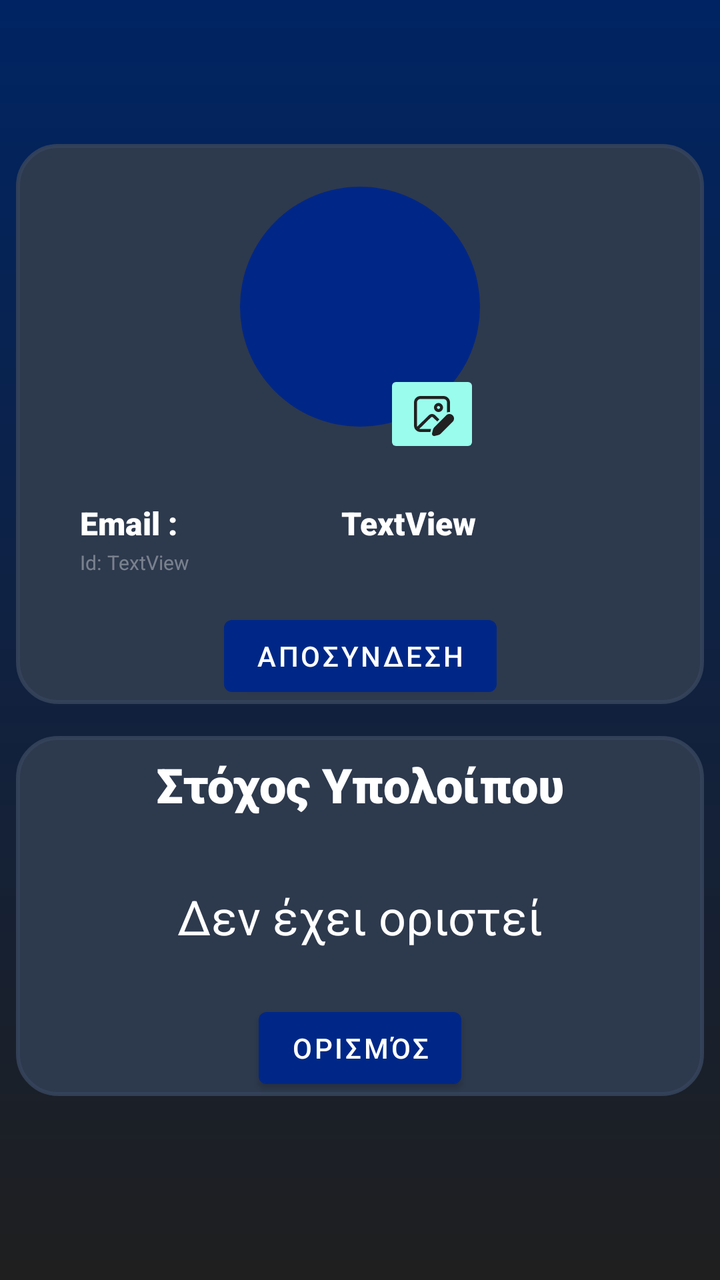
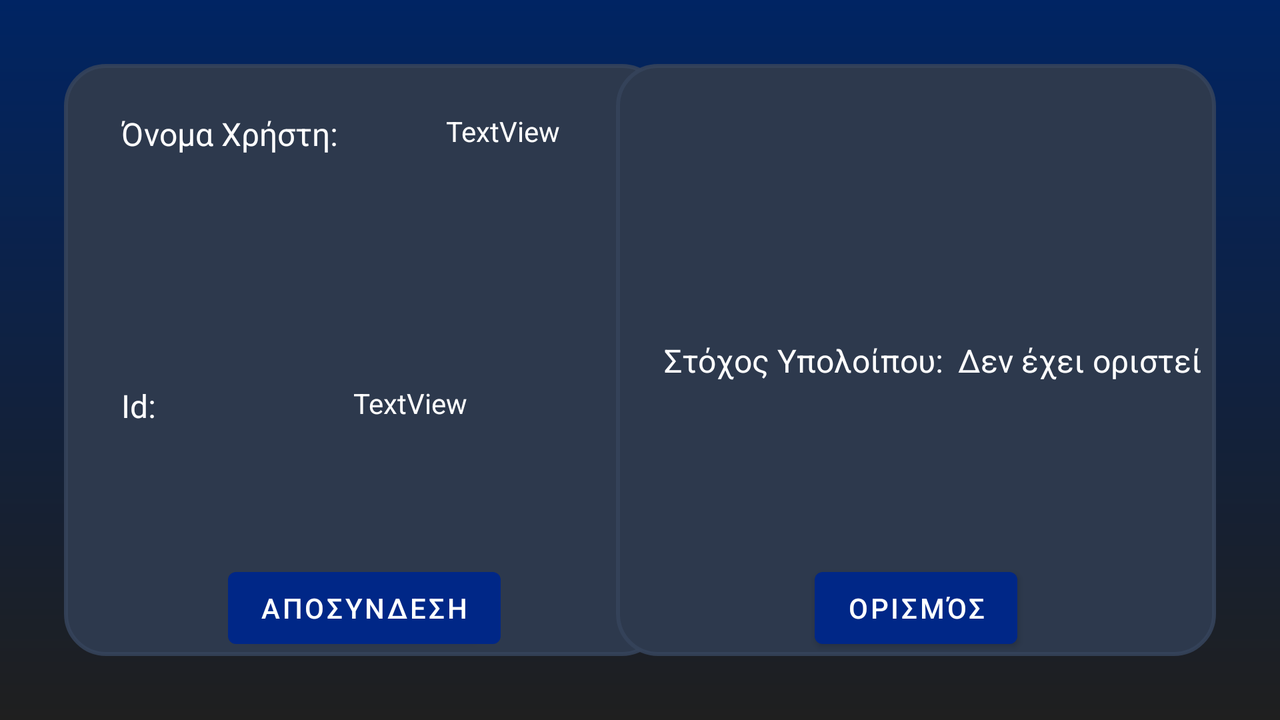

The same Android screen from two of the app's own layout files: first res/layout/ as a phone draws it, then the repository's variant for another configuration, drawn on a device whose configuration selects that folder. Both files follow.
<!-- AndroidManifest.xml: application theme Theme.Ergasia -->
<!-- res/layout/fragment_user.xml -->
<?xml version="1.0" encoding="utf-8"?>
<androidx.constraintlayout.widget.ConstraintLayout xmlns:android="http://schemas.android.com/apk/res/android"
    xmlns:app="http://schemas.android.com/apk/res-auto"
    xmlns:tools="http://schemas.android.com/tools"
    android:layout_width="match_parent"
    android:layout_height="match_parent"
    android:background="@drawable/background"
    tools:context=".ui.user.UserFragment">

    <androidx.constraintlayout.widget.ConstraintLayout
        android:id="@+id/constraintLayout7"
        android:layout_width="0dp"
        android:layout_height="280dp"
        android:layout_marginStart="8dp"
        android:layout_marginEnd="8dp"
        android:background="@drawable/corners"
        app:layout_constraintBottom_toBottomOf="parent"
        app:layout_constraintEnd_toEndOf="parent"
        app:layout_constraintStart_toStartOf="parent"
        app:layout_constraintTop_toTopOf="parent"
        app:layout_constraintVertical_bias="0.19999999">

        <TextView
            android:id="@+id/textView7"
            android:layout_width="wrap_content"
            android:layout_height="wrap_content"
            android:layout_marginStart="32dp"
            android:layout_marginBottom="2dp"
            android:fontFamily="sans-serif-black"
            android:text="Email :"
            android:textColor="#FFFFFF"
            android:textSize="16sp"
            app:layout_constraintBottom_toTopOf="@+id/textView8"
            app:layout_constraintStart_toStartOf="parent" />

        <TextView
            android:id="@+id/textView8"
            android:layout_width="wrap_content"
            android:layout_height="wrap_content"
            android:layout_marginBottom="16dp"
            android:text="Id:"

            android:textColor="#5DFFFFFF"
            android:textSize="10sp"
            app:layout_constraintBottom_toTopOf="@+id/connectbutton"
            app:layout_constraintStart_toStartOf="@+id/textView7" />

        <TextView
            android:id="@+id/textid"
            android:layout_width="wrap_content"
            android:layout_height="wrap_content"
            android:layout_marginStart="3dp"
            android:text="TextView"
            android:textColor="#5DFFFFFF"
            android:textSize="10sp"
            app:layout_constraintBottom_toBottomOf="@+id/textView8"
            app:layout_constraintStart_toEndOf="@+id/textView8"
            app:layout_constraintTop_toTopOf="@+id/textView8" />

        <TextView
            android:id="@+id/emailUser"
            android:layout_width="wrap_content"
            android:layout_height="wrap_content"
            android:layout_marginEnd="32dp"
            android:fontFamily="sans-serif-black"
            android:text="TextView"

            android:textColor="#FFFFFF"
            android:textSize="16sp"
            app:layout_constraintBottom_toBottomOf="@+id/textView7"
            app:layout_constraintEnd_toEndOf="parent"
            app:layout_constraintStart_toEndOf="@+id/textView7"
            app:layout_constraintTop_toTopOf="@+id/textView7" />

        <Button
            android:id="@+id/connectbutton"
            android:layout_width="wrap_content"
            android:layout_height="wrap_content"
            android:text="αποσυνδεση"
            android:textColor="#FFFFFF"
            app:layout_constraintBottom_toBottomOf="parent"
            app:layout_constraintEnd_toEndOf="parent"
            app:layout_constraintStart_toStartOf="parent" />

        <ImageView
            android:id="@+id/profileImage"
            android:layout_width="120dp"
            android:layout_height="120dp"
            android:layout_marginBottom="16dp"
            android:background="@drawable/circle"
            app:layout_constraintBottom_toTopOf="@+id/textView7"
            app:layout_constraintEnd_toEndOf="parent"
            app:layout_constraintStart_toStartOf="parent"
            app:layout_constraintTop_toTopOf="parent"
            tools:src="@drawable/person" />

        <ImageButton
            android:id="@+id/editPhotoButton"
            android:layout_width="wrap_content"
            android:layout_height="wrap_content"
            android:layout_marginBottom="-16dp"
            android:backgroundTint="@color/teal"
            android:src="@drawable/imageedit"
            app:layout_constraintBottom_toBottomOf="@+id/profileImage"
            app:layout_constraintEnd_toEndOf="@+id/profileImage" />
    </androidx.constraintlayout.widget.ConstraintLayout>

    <androidx.constraintlayout.widget.ConstraintLayout
        android:id="@+id/constraintLayout9"
        android:layout_width="0dp"
        android:layout_height="180dp"
        android:layout_marginStart="8dp"
        android:layout_marginEnd="8dp"
        android:background="@drawable/corners"
        app:layout_constraintBottom_toBottomOf="parent"
        app:layout_constraintEnd_toEndOf="parent"
        app:layout_constraintStart_toStartOf="parent"
        app:layout_constraintTop_toTopOf="parent"
        app:layout_constraintVertical_bias="0.8">

        <Button
            android:id="@+id/buttonGoal"
            android:layout_width="wrap_content"
            android:layout_height="wrap_content"
            android:text="Ορισμός"
            android:textColor="#FFFFFF"
            app:layout_constraintBottom_toBottomOf="parent"
            app:layout_constraintEnd_toEndOf="parent"
            app:layout_constraintStart_toStartOf="parent" />

        <TextView
            android:id="@+id/textView24"
            android:layout_width="wrap_content"
            android:layout_height="wrap_content"
            android:layout_marginTop="8dp"
            android:fontFamily="sans-serif-black"
            android:text="Στόχος Υπολοίπου"
            android:textColor="#FFFFFF"
            android:textSize="24sp"
            app:layout_constraintEnd_toEndOf="parent"
            app:layout_constraintStart_toStartOf="parent"
            app:layout_constraintTop_toTopOf="parent" />

        <TextView
            android:id="@+id/goalText"
            android:layout_width="wrap_content"
            android:layout_height="wrap_content"
            android:text="Δεν έχει οριστεί"
            android:textColor="#FFFFFF"
            android:textSize="24sp"
            app:layout_constraintBottom_toBottomOf="parent"
            app:layout_constraintEnd_toEndOf="parent"
            app:layout_constraintStart_toStartOf="parent"
            app:layout_constraintTop_toTopOf="parent" />
    </androidx.constraintlayout.widget.ConstraintLayout>
</androidx.constraintlayout.widget.ConstraintLayout>
<!-- resources referenced by this layout -->
<resources>
  <color name="teal">#99FCEC</color>
  <!-- drawable background (drawable) -->
  <?xml version="1.0" encoding="utf-8"?>
  <shape xmlns:android="http://schemas.android.com/apk/res/android"
      android:shape="rectangle" >
  
      <gradient
          android:angle="90"
          android:endColor="#002463"
          android:startColor="#1F1F1F"
          android:type="linear" />
  
  </shape>
  <!-- drawable circle (drawable) -->
  <?xml version="1.0" encoding="utf-8"?>
  <shape
      xmlns:android="http://schemas.android.com/apk/res/android"
      android:shape="oval"> <solid
      android:color="@color/blue_menu"/> 
  
      <size
          android:width="120dp"
          android:height="120dp"/>
  </shape>
  <!-- drawable corners (drawable) -->
  <?xml version="1.0" encoding="utf-8"?>
  <shape xmlns:android="http://schemas.android.com/apk/res/android">
      <solid
          android:color="#2D394D"
  
          android:angle="90" />
      <corners
          android:radius="20dp" />
  
      <stroke
          android:width="2dp"
          android:color="#E136435B"/>
  </shape>
  <!-- drawable imageedit (drawable) -->
  <vector xmlns:android="http://schemas.android.com/apk/res/android"
      android:width="24dp"
      android:height="24dp"
      android:viewportWidth="24"
      android:viewportHeight="24">
    <path
        android:pathData="M20.998,6.25C20.998,4.455 19.544,3 17.749,3H6.25C4.455,3 3,4.455 3,6.25V17.749C3,19.544 4.455,20.998 6.25,20.998H11.164L11.52,19.575C11.527,19.55 11.533,19.524 11.54,19.499H6.25C6.046,19.499 5.85,19.464 5.668,19.4L11.474,13.714L11.558,13.643C11.849,13.431 12.259,13.454 12.524,13.714L14.603,15.75L15.664,14.689L13.573,12.642L13.445,12.526C12.567,11.788 11.258,11.826 10.425,12.642L4.603,18.342C4.536,18.157 4.5,17.957 4.5,17.749V6.25C4.5,5.283 5.283,4.5 6.25,4.5H17.749C18.715,4.5 19.499,5.283 19.499,6.25V11.232C19.977,11.041 20.492,10.968 20.998,11.012V6.25ZM17.503,8.752C17.503,7.508 16.495,6.5 15.251,6.5C14.007,6.5 12.999,7.508 12.999,8.752C12.999,9.995 14.007,11.003 15.251,11.003C16.495,11.003 17.503,9.995 17.503,8.752ZM14.499,8.752C14.499,8.336 14.836,8 15.251,8C15.666,8 16.003,8.336 16.003,8.752C16.003,9.167 15.666,9.504 15.251,9.504C14.836,9.504 14.499,9.167 14.499,8.752ZM19.098,12.669L13.196,18.57C12.852,18.915 12.608,19.346 12.49,19.818L12.033,21.648C11.834,22.444 12.555,23.166 13.351,22.967L15.181,22.509C15.653,22.391 16.085,22.147 16.429,21.803L22.331,15.901C23.223,15.008 23.223,13.561 22.331,12.669C21.438,11.776 19.991,11.776 19.098,12.669Z"
        android:fillColor="#212121"/>
  </vector>
  <!-- from res/values-v29/ -->
  <style name="Theme.Ergasia" parent="Theme.MaterialComponents.Light.DarkActionBar">
          
          <item name="colorPrimary">@color/blue_menu</item>
          <item name="colorPrimaryVariant">@color/black</item>
          <item name="colorOnPrimary">@color/black</item>
          
          <item name="colorSecondary">@color/blue_menu</item>
          <item name="colorSecondaryVariant">@color/black</item>
          <item name="colorOnSecondary">@color/black</item>
          
          <item name="android:statusBarColor">?attr/colorPrimaryVariant</item>
          
          <item name="android:forceDarkAllowed">false</item>
          
      </style>
  <color name="blue_menu">#002787</color>
  <color name="black">#FF000000</color>
</resources>
<!-- res/layout-land/fragment_user.xml (the repository's variant of the layout above) -->
<!-- drawn on the phone turned sideways -->
<?xml version="1.0" encoding="utf-8"?>
<androidx.constraintlayout.widget.ConstraintLayout xmlns:android="http://schemas.android.com/apk/res/android"
    xmlns:app="http://schemas.android.com/apk/res-auto"
    xmlns:tools="http://schemas.android.com/tools"
    android:layout_width="match_parent"
    android:layout_height="match_parent"
    android:background="@drawable/background"
    tools:context=".ui.user.UserFragment">

    <androidx.constraintlayout.widget.ConstraintLayout
        android:id="@+id/constraintLayout7"
        android:layout_width="300dp"
        android:layout_height="0dp"
        android:layout_marginStart="32dp"
        android:layout_marginTop="32dp"
        android:layout_marginBottom="32dp"
        app:layout_constraintBottom_toBottomOf="parent"
        app:layout_constraintStart_toStartOf="parent"
        app:layout_constraintTop_toTopOf="parent"
        app:layout_constraintVertical_bias="0.1"
        android:background="@drawable/corners">

        <TextView
            android:id="@+id/textView7"
            android:layout_width="wrap_content"
            android:layout_height="wrap_content"
            android:layout_marginTop="24dp"
            android:text="Όνομα Χρήστη:"
            android:textColor="#FFFFFF"
            android:textSize="16sp"
            app:layout_constraintEnd_toEndOf="parent"
            app:layout_constraintHorizontal_bias="0.15"
            app:layout_constraintStart_toStartOf="parent"
            app:layout_constraintTop_toTopOf="parent" />

        <TextView
            android:id="@+id/textView8"
            android:layout_width="wrap_content"
            android:layout_height="wrap_content"
            android:text="Id:"
            android:textColor="#FFFFFF"
            android:textSize="16sp"
            app:layout_constraintBottom_toBottomOf="parent"
            app:layout_constraintStart_toStartOf="@+id/textView7"
            app:layout_constraintTop_toBottomOf="@+id/textView7" />

        <TextView
            android:id="@+id/textid"
            android:layout_width="wrap_content"
            android:layout_height="wrap_content"
            android:text="TextView"
            android:textColor="#FFFFFF"
            app:layout_constraintEnd_toEndOf="parent"
            app:layout_constraintStart_toEndOf="@+id/textView8"
            app:layout_constraintTop_toTopOf="@+id/textView8" />

        <TextView
            android:id="@+id/emailUser"
            android:layout_width="wrap_content"
            android:layout_height="wrap_content"
            android:text="TextView"
            android:textColor="#FFFFFF"
            app:layout_constraintEnd_toEndOf="parent"
            app:layout_constraintHorizontal_bias="0.51"
            app:layout_constraintStart_toEndOf="@+id/textView7"
            app:layout_constraintTop_toTopOf="@+id/textView7" />

        <Button
            android:id="@+id/connectbutton"
            android:layout_width="wrap_content"
            android:layout_height="wrap_content"
            android:text="αποσυνδεση"
            android:textColor="#FFFFFF"
            app:layout_constraintBottom_toBottomOf="parent"
            app:layout_constraintEnd_toEndOf="parent"
            app:layout_constraintStart_toStartOf="parent" />
    </androidx.constraintlayout.widget.ConstraintLayout>

    <androidx.constraintlayout.widget.ConstraintLayout
        android:id="@+id/constraintLayout8"
        android:layout_width="300dp"
        android:layout_height="0dp"
        android:layout_marginTop="32dp"
        android:layout_marginEnd="32dp"
        android:layout_marginBottom="32dp"
        app:layout_constraintBottom_toBottomOf="parent"
        app:layout_constraintEnd_toEndOf="parent"
        app:layout_constraintTop_toTopOf="parent"
        android:background="@drawable/corners">

        <Button
            android:id="@+id/buttonGoal"
            android:layout_width="wrap_content"
            android:layout_height="wrap_content"
            android:text="Ορισμός"
            android:textColor="#FFFFFF"
            app:layout_constraintBottom_toBottomOf="parent"
            app:layout_constraintEnd_toEndOf="parent"
            app:layout_constraintStart_toStartOf="parent" />

        <TextView
            android:id="@+id/textView24"
            android:layout_width="wrap_content"
            android:layout_height="wrap_content"
            android:text="Στόχος Υπολοίπου:"
            android:textColor="#FFFFFF"
            android:textSize="16sp"
            app:layout_constraintBottom_toBottomOf="parent"
            app:layout_constraintEnd_toEndOf="parent"
            app:layout_constraintHorizontal_bias="0.15"
            app:layout_constraintStart_toStartOf="parent"
            app:layout_constraintTop_toTopOf="parent" />

        <TextView
            android:id="@+id/goalText"
            android:layout_width="wrap_content"
            android:layout_height="wrap_content"
            android:text="Δεν έχει οριστεί"
            android:textColor="#FFFFFF"
            android:textSize="16sp"
            app:layout_constraintEnd_toEndOf="parent"
            app:layout_constraintStart_toEndOf="@+id/textView24"
            app:layout_constraintTop_toTopOf="@+id/textView24" />
    </androidx.constraintlayout.widget.ConstraintLayout>
</androidx.constraintlayout.widget.ConstraintLayout>
<!-- resources referenced by the variant -->
<!-- as the phone turned sideways resolves them -->
<resources>
  <!-- drawable background (drawable) -->
  <?xml version="1.0" encoding="utf-8"?>
  <shape xmlns:android="http://schemas.android.com/apk/res/android"
      android:shape="rectangle" >
  
      <gradient
          android:angle="90"
          android:endColor="#002463"
          android:startColor="#1F1F1F"
          android:type="linear" />
  
  </shape>
  <!-- drawable corners (drawable) -->
  <?xml version="1.0" encoding="utf-8"?>
  <shape xmlns:android="http://schemas.android.com/apk/res/android">
      <solid
          android:color="#2D394D"
  
          android:angle="90" />
      <corners
          android:radius="20dp" />
  
      <stroke
          android:width="2dp"
          android:color="#E136435B"/>
  </shape>
  <!-- from res/values-v29/ -->
  <style name="Theme.Ergasia" parent="Theme.MaterialComponents.Light.DarkActionBar">
          
          <item name="colorPrimary">@color/blue_menu</item>
          <item name="colorPrimaryVariant">@color/black</item>
          <item name="colorOnPrimary">@color/black</item>
          
          <item name="colorSecondary">@color/blue_menu</item>
          <item name="colorSecondaryVariant">@color/black</item>
          <item name="colorOnSecondary">@color/black</item>
          
          <item name="android:statusBarColor">?attr/colorPrimaryVariant</item>
          
          <item name="android:forceDarkAllowed">false</item>
          
      </style>
  <color name="blue_menu">#002787</color>
  <color name="black">#FF000000</color>
</resources>
